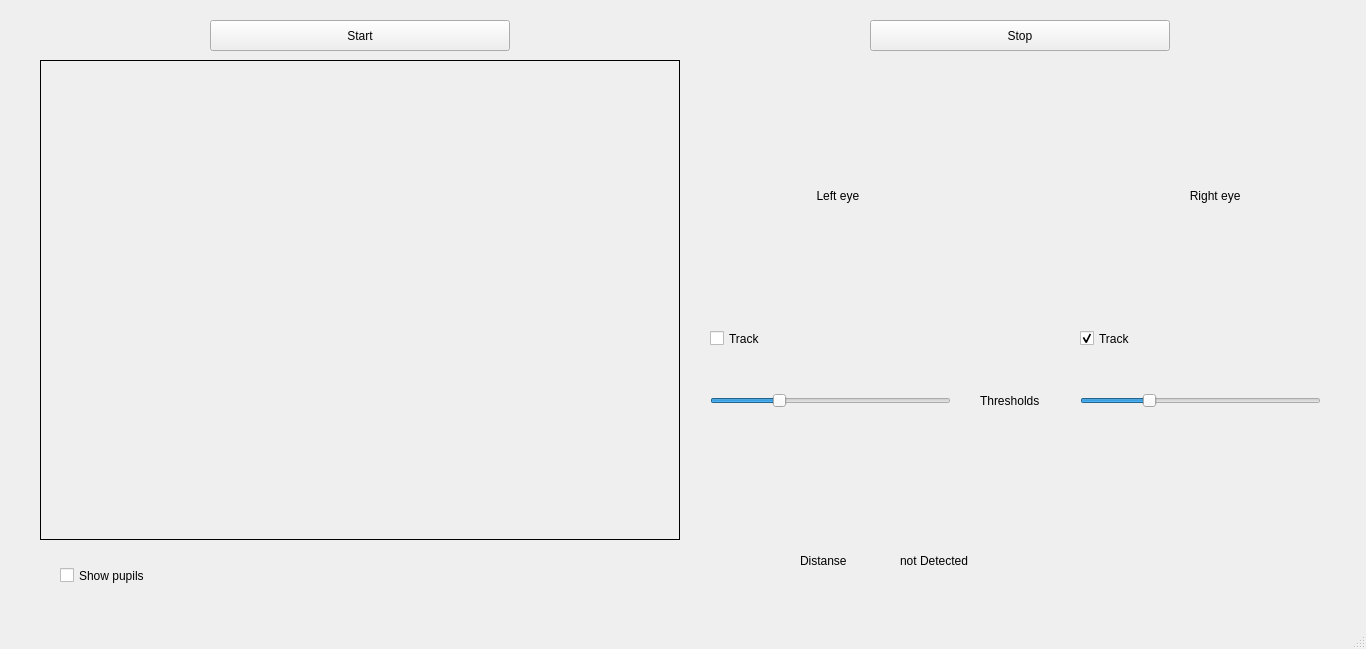
<?xml version="1.0" encoding="UTF-8"?>
<ui version="4.0">
 <class>MainWindow</class>
 <widget class="QMainWindow" name="MainWindow">
  <property name="geometry">
   <rect>
    <x>0</x>
    <y>0</y>
    <width>1366</width>
    <height>649</height>
   </rect>
  </property>
  <property name="windowTitle">
   <string>MainWindow</string>
  </property>
  <property name="styleSheet">
   <string notr="true"/>
  </property>
  <widget class="QWidget" name="centralwidget">
   <widget class="QCheckBox" name="pupilsCheckbox">
    <property name="geometry">
     <rect>
      <x>60</x>
      <y>550</y>
      <width>121</width>
      <height>51</height>
     </rect>
    </property>
    <property name="text">
     <string>Show pupils</string>
    </property>
   </widget>
   <widget class="QLabel" name="rightEyeBox">
    <property name="enabled">
     <bool>true</bool>
    </property>
    <property name="geometry">
     <rect>
      <x>1080</x>
      <y>70</y>
      <width>241</width>
      <height>251</height>
     </rect>
    </property>
    <property name="text">
     <string>                                 Right eye</string>
    </property>
    <property name="textFormat">
     <enum>Qt::AutoText</enum>
    </property>
    <property name="scaledContents">
     <bool>false</bool>
    </property>
   </widget>
   <widget class="QLabel" name="baseImage">
    <property name="geometry">
     <rect>
      <x>40</x>
      <y>60</y>
      <width>640</width>
      <height>480</height>
     </rect>
    </property>
    <property name="frameShape">
     <enum>QFrame::Box</enum>
    </property>
    <property name="text">
     <string/>
    </property>
   </widget>
   <widget class="QLabel" name="leftEyeBox">
    <property name="enabled">
     <bool>true</bool>
    </property>
    <property name="geometry">
     <rect>
      <x>710</x>
      <y>70</y>
      <width>241</width>
      <height>251</height>
     </rect>
    </property>
    <property name="text">
     <string>                                Left eye</string>
    </property>
   </widget>
   <widget class="QPushButton" name="stopButton">
    <property name="geometry">
     <rect>
      <x>870</x>
      <y>20</y>
      <width>300</width>
      <height>31</height>
     </rect>
    </property>
    <property name="text">
     <string>Stop</string>
    </property>
   </widget>
   <widget class="QPushButton" name="startButton">
    <property name="geometry">
     <rect>
      <x>210</x>
      <y>20</y>
      <width>300</width>
      <height>31</height>
     </rect>
    </property>
    <property name="text">
     <string>Start</string>
    </property>
   </widget>
   <widget class="QCheckBox" name="leftEyeCheckbox">
    <property name="geometry">
     <rect>
      <x>710</x>
      <y>330</y>
      <width>70</width>
      <height>17</height>
     </rect>
    </property>
    <property name="text">
     <string>Track</string>
    </property>
   </widget>
   <widget class="QCheckBox" name="rightEyeCheckbox">
    <property name="geometry">
     <rect>
      <x>1080</x>
      <y>330</y>
      <width>70</width>
      <height>17</height>
     </rect>
    </property>
    <property name="text">
     <string>Track</string>
    </property>
    <property name="checked">
     <bool>true</bool>
    </property>
   </widget>
   <widget class="QSlider" name="leftEyeThreshold">
    <property name="geometry">
     <rect>
      <x>710</x>
      <y>390</y>
      <width>241</width>
      <height>22</height>
     </rect>
    </property>
    <property name="maximum">
     <number>255</number>
    </property>
    <property name="value">
     <number>70</number>
    </property>
    <property name="orientation">
     <enum>Qt::Horizontal</enum>
    </property>
   </widget>
   <widget class="QLabel" name="thresholdsLabel">
    <property name="geometry">
     <rect>
      <x>980</x>
      <y>390</y>
      <width>61</width>
      <height>21</height>
     </rect>
    </property>
    <property name="text">
     <string>Thresholds</string>
    </property>
   </widget>





   <widget class="QLabel" name="distanseLable">
    <property name="geometry">
     <rect>
      <x>800</x>
      <y>550</y>
      <width>61</width>
      <height>22</height>
     </rect>
    </property>
    <property name="text">
     <string>Distanse</string>
    </property>
   </widget>



   <widget class="QLabel" name="distanseText">
    <property name="geometry">
     <rect>
      <x>900</x>
      <y>550</y>
      <width>100</width>
      <height>22</height>
     </rect>
    </property>
    <property name="text">
     <string>not Detected</string>
    </property>
   </widget>







   <widget class="QSlider" name="rightEyeThreshold">
    <property name="geometry">
     <rect>
      <x>1080</x>
      <y>390</y>
      <width>241</width>
      <height>22</height>
     </rect>
    </property>
    <property name="maximum">
     <number>255</number>
    </property>
    <property name="value">
     <number>70</number>
    </property>
    <property name="orientation">
     <enum>Qt::Horizontal</enum>
    </property>
   </widget>
  </widget>
  <widget class="QMenuBar" name="menubar">
   <property name="geometry">
    <rect>
     <x>0</x>
     <y>0</y>
     <width>1366</width>
     <height>21</height>
    </rect>
   </property>
  </widget>
  <widget class="QStatusBar" name="statusbar"/>
 </widget>
 <resources/>
 <connections/>
</ui>
